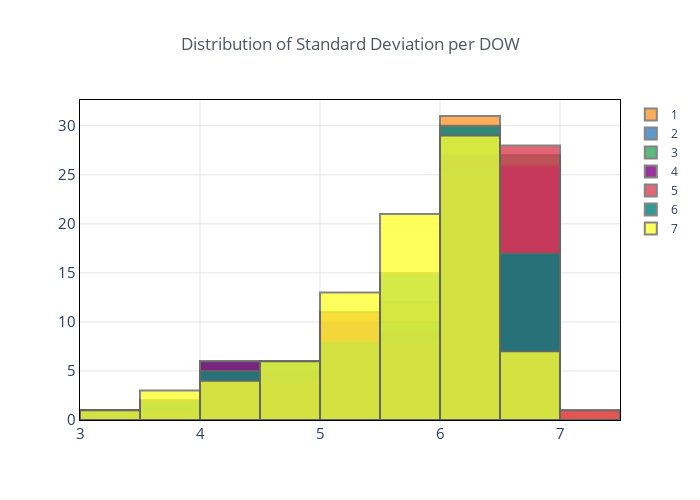

Notebook code for this chart:
### Code cell
stats['std_log10'] = stats['std'].apply(np.log10)
stats.pivot_table(columns='dow', values='std_log10', index='region_slug')\
    .iplot(kind='hist', theme='custom', title='Distribution of Standard Deviation per DOW')
